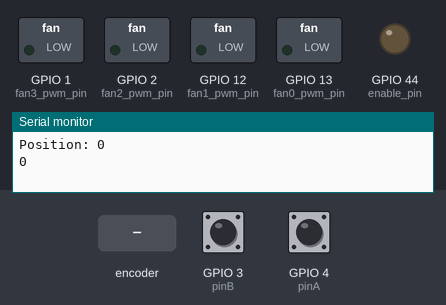
The sketch below on a simulated ESP32-S3. Parts: switched loads named in the sketch (green lamp = pin HIGH), output pins drawn as LEDs (lit = HIGH), the last lines printed to the serial monitor. Inputs (shaded band) come from the test bench; at power-on: GPIO 3 (pinB) HIGH, GPIO 4 (pinA) HIGH.

Above: at 1.2 s.
1.3 s: rotary encoder on GPIO 4 (pinA) / GPIO 3 (pinB) turned 3 steps (first pin leading)
At 2.0 s:
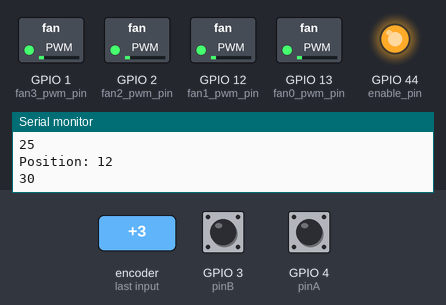
Timing chart, 0 to 4.3 s (numbered marks = the images above; inputs shaded):
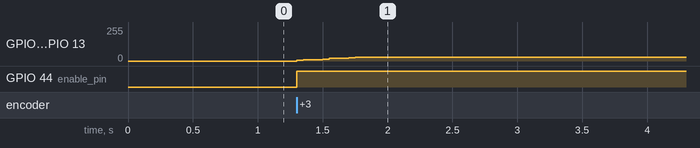

The sketch:

RotaryEncoderExample.ino
```cpp
//THIS IS A BASIC EXAMPLE FOR CONTROL ALL FANS WITH A ROTARY ENCODER
//IF YOU CHANGE THE VALUE BY ROTATING THE ENCODER THE RGB LED SHOWS THE STATUS AND FADES DOWN
//RED = 255 (FAN MAX), GREEN = 0 (FAN MIN / FAN POWER OFF), BLUE = PWM SIGNAL BETWEEN 1 - 254

#include <Arduino.h>
#include <esp32-hal-ledc.h>

const int led_pin = 21;
const int max_brightness = 50;

volatile int current_r = 0;
volatile int current_g = 0;
volatile int current_b = 0;


const int enable_pin = 44;
const int fan0_pwm_pin = 13;
const int fan1_pwm_pin = 12;
const int fan2_pwm_pin = 2;
const int fan3_pwm_pin = 1;

const int pwm_frequency = 25000;
const int pwm_resolution = 8;

const int pinA = 4;
const int pinB = 3;


volatile long encoderValue = 0;
volatile unsigned long lastInterruptTime = 0;


volatile bool encoderMoved = true;

volatile unsigned long lastMoveTime = 0;
volatile bool needsFadeOut = false;


void IRAM_ATTR isr_encoder() {
  unsigned long interruptTime = micros();
  if (interruptTime - lastInterruptTime > 2000) {
    if (digitalRead(pinA) != digitalRead(pinB)) {
      if (encoderValue < 102) encoderValue += 2;
    } else {
      if (encoderValue > -2) encoderValue -= 2;
    }


    encoderMoved = true;
  }
  lastInterruptTime = interruptTime;
}


void fadeOutTask(void *parameter) {
  while (1) {
    if (needsFadeOut && (millis() - lastMoveTime > 1000)) {

      for (int i = max_brightness; i >= 0; i--) {
        if (millis() - lastMoveTime < 1000) {
          break;
        }

        int r = (current_r > 0) ? i : 0;
        int g = (current_g > 0) ? i : 0;
        int b = (current_b > 0) ? i : 0;

        rgbLedWrite(led_pin, r, g, b);
        vTaskDelay(15 / portTICK_PERIOD_MS);
      }

      if (millis() - lastMoveTime > 1000) {
        needsFadeOut = false;
        rgbLedWrite(led_pin, 0, 0, 0);
      }
    }
    vTaskDelay(50 / portTICK_PERIOD_MS);
  }
}


void setup() {
  Serial.begin(115200);

  rgbLedWrite(led_pin, 0, 0, 0);
  pinMode(enable_pin, OUTPUT);

  ledcAttach(fan0_pwm_pin, pwm_frequency, pwm_resolution);
  ledcAttach(fan1_pwm_pin, pwm_frequency, pwm_resolution);
  ledcAttach(fan2_pwm_pin, pwm_frequency, pwm_resolution);
  ledcAttach(fan3_pwm_pin, pwm_frequency, pwm_resolution);

  pinMode(pinA, INPUT_PULLUP);
  pinMode(pinB, INPUT_PULLUP);
  attachInterrupt(digitalPinToInterrupt(pinA), isr_encoder, CHANGE);

  xTaskCreate(fadeOutTask, "FadeTask", 2048, NULL, 1, NULL);
}


void loop() {
  long currentValue;
  bool moved;


  noInterrupts();
  currentValue = encoderValue;
  moved = encoderMoved;
  encoderMoved = false;
  interrupts();


  if (moved) {

    lastMoveTime = millis();
    needsFadeOut = true;

    int pwm_signal = map(currentValue, 0, 100, 0, 255);
    pwm_signal = constrain(pwm_signal, 0, 255);


    ledcWrite(fan0_pwm_pin, pwm_signal);
    ledcWrite(fan1_pwm_pin, pwm_signal);
    ledcWrite(fan2_pwm_pin, pwm_signal);
    ledcWrite(fan3_pwm_pin, pwm_signal);


    if (currentValue >= 100) {
      current_r = max_brightness; current_g = 0; current_b = 0;
    } else if (currentValue <= 0) {
      current_r = 0; current_g = max_brightness; current_b = 0;
    } else {
      current_r = 0; current_g = 0; current_b = max_brightness;
    }


    rgbLedWrite(led_pin, current_r, current_g, current_b);

    if (pwm_signal == 0) {
      digitalWrite(enable_pin, LOW);
    } else {
      digitalWrite(enable_pin, HIGH);
    }

    Serial.print("Position: ");
    Serial.println(currentValue);
    Serial.println(pwm_signal);

  }

  delay(50);
}
```

Measured:
- after the input at 1.3 s, GPIO 1 (fan3_pwm_pin), GPIO 2 (fan2_pwm_pin), GPIO 12 (fan1_pwm_pin), GPIO 13 (fan0_pwm_pin): 0/255 → 10/255 at once, → 20/255 0.20 s later, → 30/255 0.20 s later; GPIO 44 (enable_pin): LOW → HIGH at once
